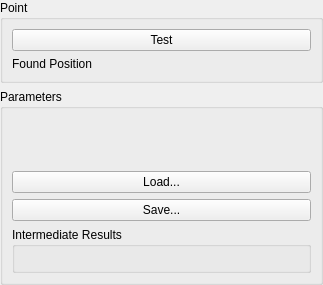
<?xml version="1.0" encoding="UTF-8"?>
<ui version="4.0">
 <class>CValueSupplierGuiComp</class>
 <widget class="QWidget" name="CValueSupplierGuiComp">
  <property name="geometry">
   <rect>
    <x>0</x>
    <y>0</y>
    <width>323</width>
    <height>285</height>
   </rect>
  </property>
  <property name="windowTitle">
   <string>Form</string>
  </property>
  <layout class="QVBoxLayout">
   <property name="margin">
    <number>0</number>
   </property>
   <item>
    <widget class="QGroupBox" name="groupBox">
     <property name="sizePolicy">
      <sizepolicy hsizetype="Preferred" vsizetype="Maximum">
       <horstretch>0</horstretch>
       <verstretch>0</verstretch>
      </sizepolicy>
     </property>
     <property name="title">
      <string>Point</string>
     </property>
     <layout class="QVBoxLayout">
      <item>
       <widget class="QPushButton" name="TestButton">
        <property name="sizePolicy">
         <sizepolicy hsizetype="Preferred" vsizetype="Fixed">
          <horstretch>0</horstretch>
          <verstretch>0</verstretch>
         </sizepolicy>
        </property>
        <property name="text">
         <string>Test</string>
        </property>
       </widget>
      </item>
      <item>
       <widget class="QFrame" name="ImageParamsLabel">
        <property name="frameShape">
         <enum>QFrame::NoFrame</enum>
        </property>
        <property name="frameShadow">
         <enum>QFrame::Raised</enum>
        </property>
        <layout class="QHBoxLayout">
         <property name="margin">
          <number>0</number>
         </property>
         <item>
          <widget class="QLabel" name="label">
           <property name="text">
            <string>Found Position</string>
           </property>
          </widget>
         </item>
         <item>
          <widget class="QLabel" name="PositionLabel">
           <property name="text">
            <string/>
           </property>
           <property name="alignment">
            <set>Qt::AlignRight|Qt::AlignTrailing|Qt::AlignVCenter</set>
           </property>
          </widget>
         </item>
        </layout>
       </widget>
      </item>
     </layout>
    </widget>
   </item>
   <item>
    <widget class="QGroupBox" name="ParamsGB">
     <property name="title">
      <string>Parameters</string>
     </property>
     <layout class="QVBoxLayout">
      <property name="spacing">
       <number>6</number>
      </property>
      <property name="margin">
       <number>9</number>
      </property>
      <item>
       <widget class="QFrame" name="ParamsFrame">
        <property name="frameShape">
         <enum>QFrame::NoFrame</enum>
        </property>
        <property name="frameShadow">
         <enum>QFrame::Raised</enum>
        </property>
        <layout class="QVBoxLayout">
         <property name="spacing">
          <number>6</number>
         </property>
         <property name="margin">
          <number>0</number>
         </property>
        </layout>
       </widget>
      </item>
      <item>
       <widget class="QPushButton" name="LoadParamsButton">
        <property name="sizePolicy">
         <sizepolicy hsizetype="Preferred" vsizetype="Fixed">
          <horstretch>0</horstretch>
          <verstretch>0</verstretch>
         </sizepolicy>
        </property>
        <property name="text">
         <string>Load...</string>
        </property>
       </widget>
      </item>
      <item>
       <widget class="QPushButton" name="SaveParamsButton">
        <property name="sizePolicy">
         <sizepolicy hsizetype="Preferred" vsizetype="Fixed">
          <horstretch>0</horstretch>
          <verstretch>0</verstretch>
         </sizepolicy>
        </property>
        <property name="text">
         <string>Save...</string>
        </property>
       </widget>
      </item>
      <item>
       <widget class="QGroupBox" name="IntResultsFrame">
        <property name="title">
         <string>Intermediate Results</string>
        </property>
        <layout class="QVBoxLayout" name="verticalLayout"/>
       </widget>
      </item>
     </layout>
    </widget>
   </item>
  </layout>
 </widget>
 <resources/>
 <connections/>
</ui>
